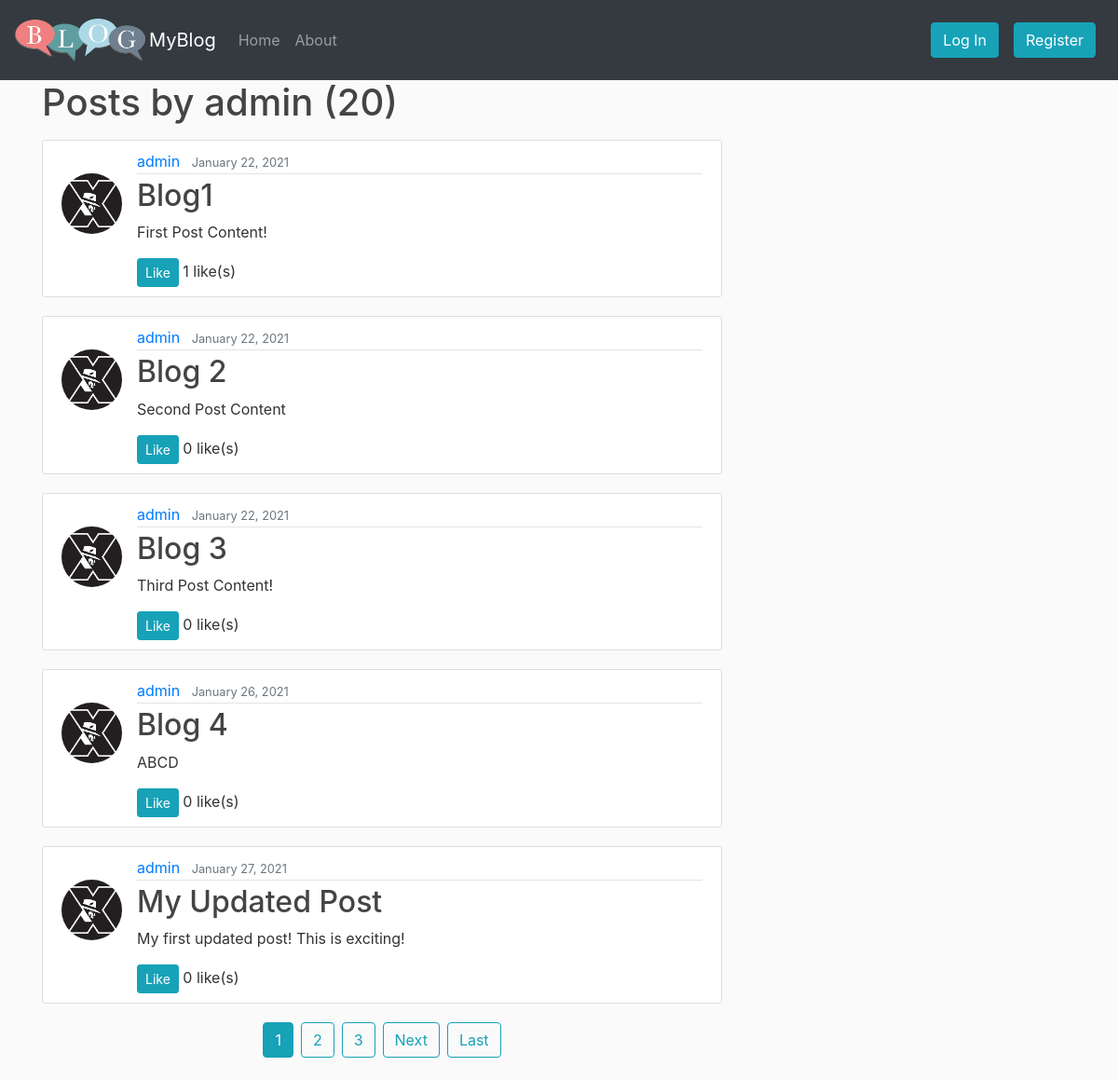
Screenshot of /user/admin/ with the database file from the repository.
### blog/models.py (models this page shows, shortened)
class Post(models.Model):
    title = models.CharField(max_length=100)
    content = models.TextField()
    date_posted = models.DateTimeField(default=timezone.now)
    author = models.ForeignKey(User,on_delete=models.CASCADE)
    likes = models.ManyToManyField(User,related_name='blog_post')

### users/models.py (models this page shows, shortened)
class Profile(models.Model):
    user = models.OneToOneField(User, on_delete=models.CASCADE)
    image = models.ImageField( default='default.png',upload_to='profile_pics')

### blog/views.py (the view)
# urls.py: path('user/<str:username>/', UserPostListView.as_view(),name = 'user-posts'),
class UserPostListView(ListView):
    model  = Post
    template_name = 'blog/user_posts.html'
    context_object_name = 'posts'
    paginate_by = 5
    ordering = ['-date_posted']
    def get_queryset(self):
        user =  get_object_or_404(User, username=self.kwargs.get('username'))
        return Post.objects.filter(author=user)

### templates/blog/user_posts.html (shortened to what this page needs)
{% extends "blog/base.html" %}
{% block content %}
        <h1 class="mb-3">Posts by {{ view.kwargs.username }} ({{ page_obj.paginator.count }})</h1>
        {%for post in posts%}
        <article class="media content-section">
          <img class="rounded-circle article-img"src="{{ post.author.profile.image.url }}">
            <div class="media-body">
              <div class="article-metadata">
                <a class="mr-2" href="{% url 'user-posts' post.author.username %}">{{ post.author }}</a>
                <small class="text-muted">{{ post.date_posted|date:"F d, Y" }}</small>
              </div>
              <h2><a class="article-title" href="{% url 'post-detail' post.id %}">{{ post.title }}</a></h2>
              <p class="article-content">{{ post.content }}</p>
              <div>
                <form action="{% url 'like_post' post.pk %}" method="POST">
                  {% if request.user.is_authenticated %}
                  <button type="submit" name="post_id" value="{{ post.id }}" class="btn btn-info btn-sm">Like</button>
                  {% else %}
                  <a href="{% url 'login' %}" class="btn btn-info btn-sm">Like</a>
                  {% endif %}
                  <span> {{ post.likes.count }} like(s)</span>
              </form>
              </div>
            </div>
          </article>
        {% endfor %}
        <div class="d-flex justify-content-center">
        {% if is_paginated %}
          {% for num in page_obj.paginator.page_range %}
            {% if page_obj.number == num %}
              <a class="btn btn-info mb-4 mr-1 ml-1" href="?page={{ num }}">{{ num }}</a>
            {% elif num > page_obj.number|add:'-3' and num < page_obj.number|add:'3' %}
            <a class="btn btn-outline-info mb-4 mr-1 ml-1" href="?page={{ num }}">{{ num }}</a>
            {% endif %}
          {% endfor %}
          {% if page_obj.has_next %}
            <a class="btn btn-outline-info mb-4 mr-1 ml-1" href="?page={{ page_obj.next_page_number }}">Next</a>
            <a class="btn btn-outline-info mb-4 mr-1 ml-1" href="?page={{ page_obj.paginator.num_pages }}">Last</a>
          {% endif %}
        {% endif %}
    </div>
{% endblock  %}

### static/blog/main.css (style rules this page uses)
body { background: #fafafa; color: #333333; }
h1, h2, h3, h4, h5, h6 { color: #444444; }
.content-section { background: #ffffff; padding: 10px 20px; border: 1px solid #dddddd; border-radius: 3px; margin-bottom: 20px; }
.article-title { color: #444444; }
.article-content { white-space: pre-line; }
.article-img { height: 65px; width: 65px; margin-right: 16px; margin-top: 25px; }
.article-metadata { padding-bottom: 1px; margin-bottom: 4px; border-bottom: 1px solid #e3e3e3 }

### rows the page displays
Post: author.profile.image (picture), author "admin", date_posted "January 22, 2021", title "Blog1", content "First Post Content!", likes.count "1"
Post: author.profile.image (picture), author "admin", date_posted "January 22, 2021", title "Blog 2", content "Second Post Content", likes.count "0"
Post: author.profile.image (picture), author "admin", date_posted "January 22, 2021", title "Blog 3", content "Third Post Content!", likes.count "0"
Post: author.profile.image (picture), author "admin", date_posted "January 26, 2021", title "Blog 4", content "ABCD", likes.count "0"
Post: author.profile.image (picture), author "admin", date_posted "January 27, 2021", title "My Updated Post", content "My first updated post! This is exciting!", likes.count "0"

### other values shown
{{ view.kwargs.username }} "admin"
{{ page_obj.paginator.count }} "20"
{{ num }} "1"
{{ num }} "2" "3"
